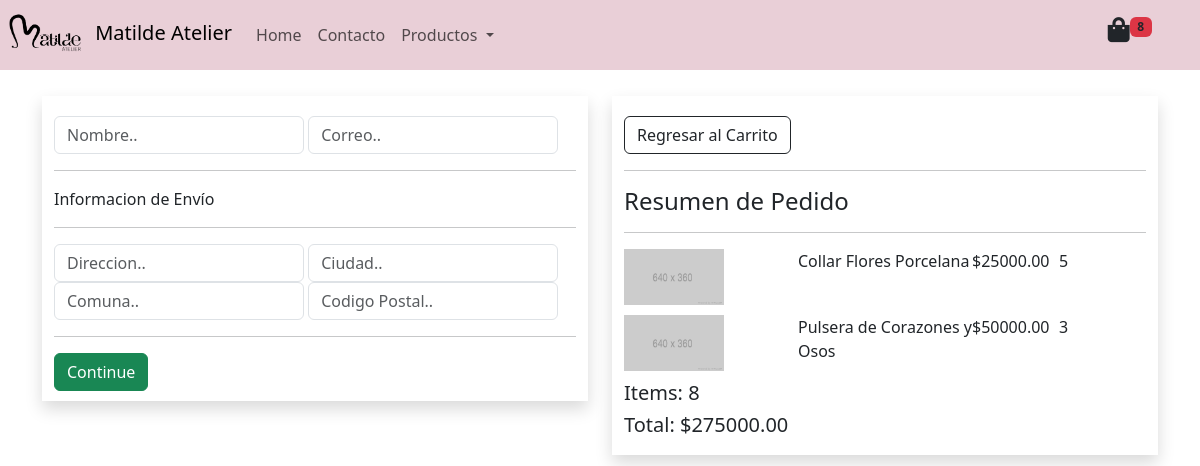
/checkout/ (signed in), run on an earlier commit of the app's database.
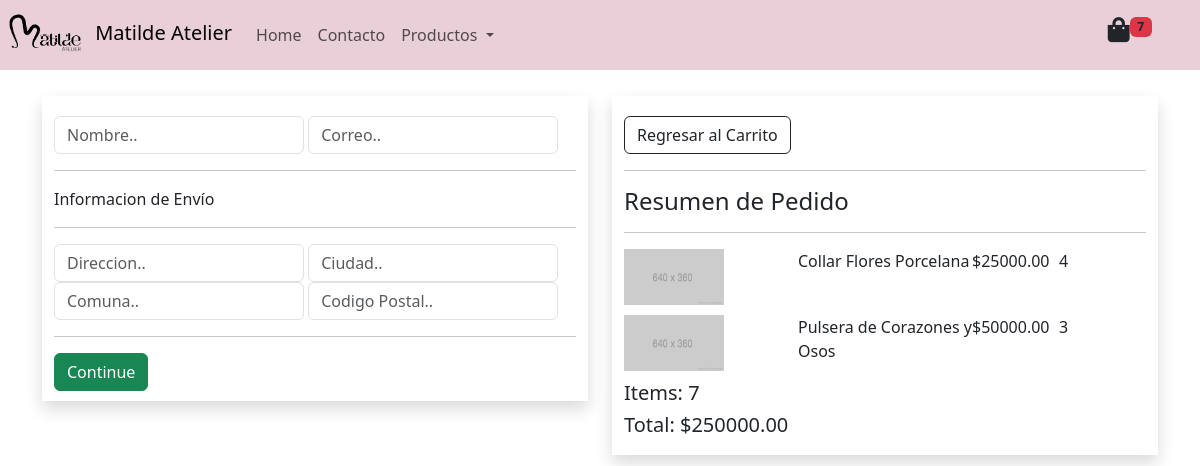
And on a later commit of the database.
### erp/models.py (models this page shows, shortened)
class Order(models.Model):
    customer = models.ForeignKey(Costumer, on_delete=models.SET_NULL, null=True, blank=True)
    date_ordered = models.DateField(auto_now_add=True)
    complete = models.BooleanField(default=False, null=True, blank=False)
    transaction_id = models.CharField(max_length=200, null=True)
    @property
    def get_cart_total(self):
        orderitems = self.orderitem_set.all()
        total = sum([item.get_total for item in orderitems])
        return total
    @property
    def get_cart_items(self):
        orderitems = self.orderitem_set.all()
        total = sum(item.quantity for item in orderitems)
        return total

class OrderItem(models.Model):
    product = models.ForeignKey(Productos, on_delete=models.SET_NULL, blank=True, null=True)
    order = models.ForeignKey(Order, on_delete=models.SET_NULL, blank=True, null=True)
    quantity = models.IntegerField(default=0, null=True, blank=True)
    date_added = models.DateTimeField(auto_now_add=True)
    @property
    def get_total(self):
        total = self.product.precio * self.quantity
        return total

class Productos(models.Model):
    codigo = models.CharField(max_length=255, unique=True)
    nombre = models.CharField(max_length=255, unique=True)
    cantidad = models.IntegerField(default=1)
    precio = models.DecimalField(default=0.00, decimal_places=2, max_digits=9)
    foto = models.ImageField(null=True, blank=True)

### erp/vistas/category/views.py (the view)
# urls.py: path('checkout/', checkout, name='checkout'),
def checkout(request):
    if request.user.is_authenticated:
        customer = request.user.costumer
        order, created = Order.objects.get_or_create(customer=customer, complete = False)
        items = order.orderitem_set.all()
    else:
        order = {'get_cart_total': 0, 'get_cart_items': 0}
        items = []
    context = {'items': items, 'order': order}
    return render(request, 'checkout.html', context)

### erp/templates/checkout.html (shortened to what this page needs)
{% extends 'encabezado.html' %}
{% load static %}
{% block content %}
<br><br>
<div class="container">
    <div class="row">
        <div class="col-lg">
            <div class="container mt-5 shadow" style="padding-top: 20px;padding-bottom: 10px;">
                <div id="box-wrapper">
                    <form>
                        <div id="user-info">
                            <div class="contenedor-box"><input required class="form-control" type="text" name="nombre"  placeholder="Nombre..">
                            </div>
                            <div class="contenedor-box"><input required class="form-control" type="text" name="correo" placeholder="Correo..">
                            </div>
                        </div>
                        <div id="shipping-info">
                            <hr>
                            <p>Informacion de Envío</p>
                            <hr>
                            <div class="contenedor-box"><input class="form-control" type="text" name="direccion" placeholder="Direccion..">
                            </div>
                            <div class="contenedor-box"><input class="form-control" type="text" name="ciudad" placeholder="Ciudad..">
                            </div>
                            <div class="contenedor-box"><input class="form-control" type="text" name="comuna" placeholder="Comuna..">
                            </div>
                            <div class="contenedor-box"><input class="form-control" type="text" name="codigopostal" placeholder="Codigo Postal..">
                            </div>
                        </div>
                        <hr>
                        <input id="form-button" class="btn btn-success btn-block" type="submit" value="Continue">
                        <br>
                    </form>
                </div>
            </div>
        </div>
        <div class=col-lg>
            <div class="container mt-5 shadow " style="padding-top: 20px;padding-bottom: 10px;">
                <a href="{% url 'carro' %}" class="btn btn-outline-dark">Regresar al Carrito</a>
                <hr>
                <h4>Resumen de Pedido</h4>
                <hr>
                {% for item in items %}
                <div class="alinear">
                    <div style="flex: 2">
                        {% if item.product.foto %}
                        <img style="width: 100px" src="{{item.product.foto.url}}" alt="">
                        {% else %}
                        <img style="width: 100px" src="{% static 'lib/adminelt/img/placeholder.png' %}" alt="">
                        {% endif %}
                    </div>
                    <div style="flex: 2">{{item.product.nombre}}</div>
                    <div style="flex: 1">${{item.product.precio}}</div>
                    <div style="flex: 1">{{item.quantity}}</div>
                </div>
                {% endfor %}
                <h5>Items: {{order.get_cart_items}}</h5>
                <h5>Total: ${{order.get_cart_total}}</h5>
            </div>
        </div>
        <br>
    </div>
</div>
<br>
{% endblock %}

### templates/encabezado.html (shortened to what this page needs)
<!DOCTYPE html>
<html lang="en">
{% load static %}
<head>
    <link href="{% static 'lib/bootstrap-5.3.2-dist/css/bootstrap.min.css' %}" rel="stylesheet">
    <link rel="stylesheet" href="{% static 'lib/adminelt//plugins/fontawesome-free/css/all.min.css' %}">
    <link rel="stylesheet" href="{% static 'css/estilos.css' %}">
    <link href="https://unpkg.com/aos@2.3.1/dist/aos.css" rel="stylesheet">
</head>
<body class="hold-transition layout-top-nav">
<nav class="navbar navbar-expand-sm navbar-light fixed-top" data-aos="zoom-out-left" id="navbarCollapse"
     style="background-color: #E9CFD7;height: 70px;">
    <a class="navbar-brand" href="#">
        <img src="{% static 'lib/adminelt/img/Matilde Atelier_Logo horizontal secundario líneas negras (sin fondo).png' %}"
             alt="Logo" style="width:90px;" class="rounded-pill">
        <span>Matilde Atelier</span>
    </a>
    <div class="collapse navbar-collapse" id="collapsibleNavbar">
        <ul class="navbar-nav">
            <li class="nav-item">
                <a class="nav-link" href="{% url 'inicio' %}">Home</a>
            </li>
            <li class="nav-item">
                <a class="nav-link" href="#">Contacto</a>
            </li>
            <li class="nav-item dropdown">
                <a class="nav-link dropdown-toggle" data-bs-toggle="dropdown">
                    Productos
                </a>
            </li>
        </ul>
        <a type="button" href="{% url 'carro' %}"  class="nav-link d-flex d-block ms-auto me-5">
            <i class="fa fa-shopping-bag" style="font-size: 25px">
            </i>
            <p class="badge text-bg-danger text-dark navbar-badge">{{order.get_cart_items}}</p>
        </a>
    </div>
</nav>
{% block content %}
{% endblock %}
</body>
</html>

What changed in the data, as far as the page shows it:
changed through a linked row, Order: get_cart_items "8" → "7"; get_cart_total "275000.00" → "250000.00"
changed OrderItem "Collar Flores Porcelana": quantity "5" → "4"
